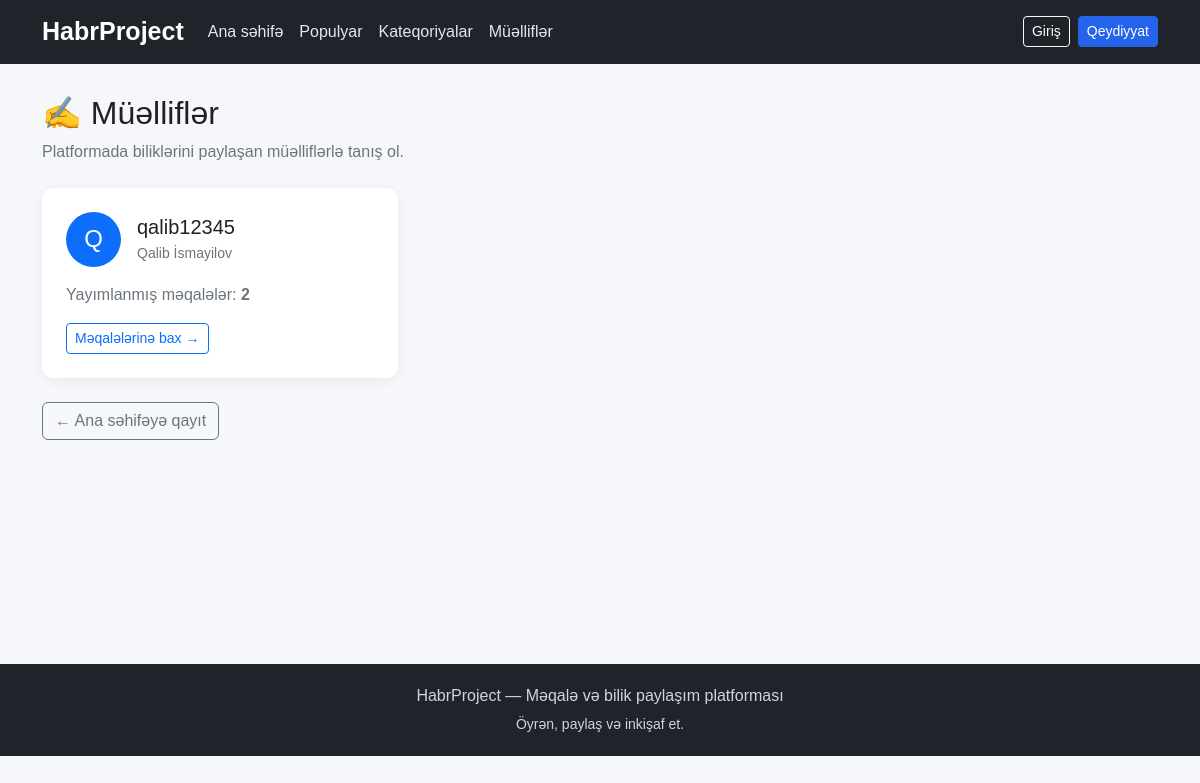
Screenshot of /authors/ with the database file from the repository.
### accounts/models.py (models this page shows, shortened)
class User(AbstractUser):
    class Role(models.TextChoices):
        SUPER_ADMIN = "super_admin", "Super Admin"
        ADMIN = "admin", "Admin"
        USER = "user", "User"
    role = models.CharField(
        max_length=20,
        choices=Role.choices,
        default=Role.USER,
        verbose_name="İstifadəçi rolu",
    )
    is_blocked = models.BooleanField(
        default=False,
        verbose_name="Bloklanıb",
    )

### articles/views.py (the view)
# urls.py: path("authors/", views.author_list, name="authors"),
def author_list(request):
    from accounts.models import User
    authors = User.objects.filter(
        articles__status=Article.Status.PUBLISHED
    ).annotate(
        article_count=Count("articles", distinct=True)
    ).distinct().order_by("-article_count", "username")
    return render(request, "articles/authors.html", {
        "authors": authors,
    })

### articles/templates/articles/authors.html (shortened to what this page needs)
{% extends "base.html" %}
{% block content %}
<div class="mb-4">
    <h1 class="h2">✍️ Müəlliflər</h1>
    <p class="text-secondary">
        Platformada biliklərini paylaşan müəlliflərlə tanış ol.
    </p>
</div>
<div class="row g-4">
    {% for author in authors %}
        <div class="col-md-6 col-lg-4">
            <div class="content-card h-100">
                <div class="d-flex align-items-center gap-3 mb-3">
                    <div
                        class="rounded-circle bg-primary text-white d-flex align-items-center justify-content-center"
                        style="width: 55px; height: 55px; font-size: 24px; flex-shrink: 0;"
                    >
                        {{ author.username|first|upper }}
                    </div>
                    <div>
                        <h2 class="h5 mb-1">{{ author.username }}</h2>
                        {% if author.first_name or author.last_name %}
                            <p class="text-secondary small mb-0">
                                {{ author.first_name }} {{ author.last_name }}
                            </p>
                        {% endif %}
                    </div>
                </div>
                <p class="text-secondary">
                    Yayımlanmış məqalələr:
                    <strong>{{ author.article_count }}</strong>
                </p>
                <a
                    href="{% url 'home' %}?q={{ author.username|urlencode }}"
                    class="btn btn-outline-primary btn-sm"
                >
                    Məqalələrinə bax →
                </a>
            </div>
        </div>
    {% endfor %}
</div>
<div class="mt-4">
    <a href="{% url 'home' %}" class="btn btn-outline-secondary">
        ← Ana səhifəyə qayıt
    </a>
</div>
{% endblock %}

### templates/base.html (style rules this page uses)
body { background-color: #f5f7fa; color: #202124; font-family: Arial, sans-serif; }
.content-card { background: #ffffff; border-radius: 12px; padding: 24px; box-shadow: 0 3px 12px rgba(0, 0, 0, 0.06); }

### rows the page displays
User: username|first "Q", username "qalib12345", first_name "Qalib", last_name "İsmayilov", article_count "2"
